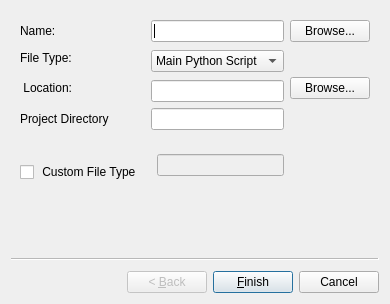
<?xml version="1.0" encoding="UTF-8"?>
<ui version="4.0">
 <class>NewFileWizard</class>
 <widget class="QWizard" name="NewFileWizard">
  <property name="geometry">
   <rect>
    <x>0</x>
    <y>0</y>
    <width>376</width>
    <height>304</height>
   </rect>
  </property>
  <property name="windowTitle">
   <string>Add New File (Resource) to CC3D Simulation</string>
  </property>
  <widget class="QWizardPage" name="wizardPage1">
   <layout class="QVBoxLayout" name="verticalLayout">
    <item>
     <layout class="QGridLayout" name="gridLayout">
      <item row="0" column="0">
       <widget class="QLabel" name="label_2">
        <property name="text">
         <string>Name:</string>
        </property>
       </widget>
      </item>
      <item row="0" column="1" colspan="2">
       <spacer name="horizontalSpacer">
        <property name="orientation">
         <enum>Qt::Horizontal</enum>
        </property>
        <property name="sizeHint" stdset="0">
         <size>
          <width>40</width>
          <height>20</height>
         </size>
        </property>
       </spacer>
      </item>
      <item row="0" column="3" colspan="2">
       <widget class="QLineEdit" name="nameLE"/>
      </item>
      <item row="0" column="5">
       <widget class="QPushButton" name="nameBrowsePB">
        <property name="text">
         <string>Browse...</string>
        </property>
       </widget>
      </item>
      <item row="1" column="0" colspan="2">
       <widget class="QLabel" name="label">
        <property name="text">
         <string>File Type:</string>
        </property>
       </widget>
      </item>
      <item row="1" column="2" rowspan="3">
       <spacer name="horizontalSpacer_5">
        <property name="orientation">
         <enum>Qt::Horizontal</enum>
        </property>
        <property name="sizeHint" stdset="0">
         <size>
          <width>40</width>
          <height>20</height>
         </size>
        </property>
       </spacer>
      </item>
      <item row="1" column="3" rowspan="2" colspan="2">
       <widget class="QComboBox" name="fileTypeCB">
        <item>
         <property name="text">
          <string>Main Python Script</string>
         </property>
        </item>
        <item>
         <property name="text">
          <string>XML Script</string>
         </property>
        </item>
        <item>
         <property name="text">
          <string>Python File</string>
         </property>
        </item>
        <item>
         <property name="text">
          <string>C++ File</string>
         </property>
        </item>
        <item>
         <property name="text">
          <string>PIF File</string>
         </property>
        </item>
        <item>
         <property name="text">
          <string>Concentration File</string>
         </property>
        </item>
       </widget>
      </item>
      <item row="1" column="5">
       <spacer name="horizontalSpacer_3">
        <property name="orientation">
         <enum>Qt::Horizontal</enum>
        </property>
        <property name="sizeHint" stdset="0">
         <size>
          <width>40</width>
          <height>20</height>
         </size>
        </property>
       </spacer>
      </item>
      <item row="2" column="0" rowspan="2" colspan="2">
       <widget class="QLabel" name="label_4">
        <property name="text">
         <string> Location:</string>
        </property>
       </widget>
      </item>
      <item row="2" column="5" rowspan="2">
       <widget class="QPushButton" name="locationBrowsePB">
        <property name="text">
         <string>Browse...</string>
        </property>
       </widget>
      </item>
      <item row="3" column="3" colspan="2">
       <widget class="QLineEdit" name="locationLE"/>
      </item>
      <item row="4" column="0" colspan="3">
       <widget class="QLabel" name="label_3">
        <property name="text">
         <string>Project Directory</string>
        </property>
       </widget>
      </item>
      <item row="4" column="3" colspan="2">
       <widget class="QLineEdit" name="projectDirLE">
        <property name="readOnly">
         <bool>false</bool>
        </property>
       </widget>
      </item>
      <item row="4" column="5">
       <spacer name="horizontalSpacer_2">
        <property name="orientation">
         <enum>Qt::Horizontal</enum>
        </property>
        <property name="sizeHint" stdset="0">
         <size>
          <width>40</width>
          <height>20</height>
         </size>
        </property>
       </spacer>
      </item>
      <item row="5" column="3" rowspan="2" colspan="2">
       <spacer name="horizontalSpacer_6">
        <property name="orientation">
         <enum>Qt::Horizontal</enum>
        </property>
        <property name="sizeHint" stdset="0">
         <size>
          <width>40</width>
          <height>20</height>
         </size>
        </property>
       </spacer>
      </item>
      <item row="5" column="5" rowspan="3">
       <spacer name="horizontalSpacer_4">
        <property name="orientation">
         <enum>Qt::Horizontal</enum>
        </property>
        <property name="sizeHint" stdset="0">
         <size>
          <width>40</width>
          <height>20</height>
         </size>
        </property>
       </spacer>
      </item>
      <item row="6" column="4" rowspan="2">
       <widget class="QLineEdit" name="customTypeLE">
        <property name="enabled">
         <bool>false</bool>
        </property>
       </widget>
      </item>
      <item row="7" column="0" colspan="3">
       <widget class="QCheckBox" name="customTypeCHB">
        <property name="text">
         <string> Custom File Type </string>
        </property>
       </widget>
      </item>
     </layout>
    </item>
    <item>
     <spacer name="verticalSpacer_2">
      <property name="orientation">
       <enum>Qt::Vertical</enum>
      </property>
      <property name="sizeHint" stdset="0">
       <size>
        <width>20</width>
        <height>71</height>
       </size>
      </property>
     </spacer>
    </item>
   </layout>
  </widget>
 </widget>
 <tabstops>
  <tabstop>nameLE</tabstop>
  <tabstop>nameBrowsePB</tabstop>
  <tabstop>locationLE</tabstop>
  <tabstop>locationBrowsePB</tabstop>
  <tabstop>fileTypeCB</tabstop>
  <tabstop>customTypeCHB</tabstop>
  <tabstop>customTypeLE</tabstop>
  <tabstop>projectDirLE</tabstop>
 </tabstops>
 <resources/>
 <connections>
  <connection>
   <sender>customTypeCHB</sender>
   <signal>toggled(bool)</signal>
   <receiver>customTypeLE</receiver>
   <slot>setEnabled(bool)</slot>
   <hints>
    <hint type="sourcelabel">
     <x>83</x>
     <y>156</y>
    </hint>
    <hint type="destinationlabel">
     <x>191</x>
     <y>155</y>
    </hint>
   </hints>
  </connection>
  <connection>
   <sender>customTypeCHB</sender>
   <signal>toggled(bool)</signal>
   <receiver>fileTypeCB</receiver>
   <slot>setDisabled(bool)</slot>
   <hints>
    <hint type="sourcelabel">
     <x>23</x>
     <y>153</y>
    </hint>
    <hint type="destinationlabel">
     <x>160</x>
     <y>108</y>
    </hint>
   </hints>
  </connection>
 </connections>
</ui>
